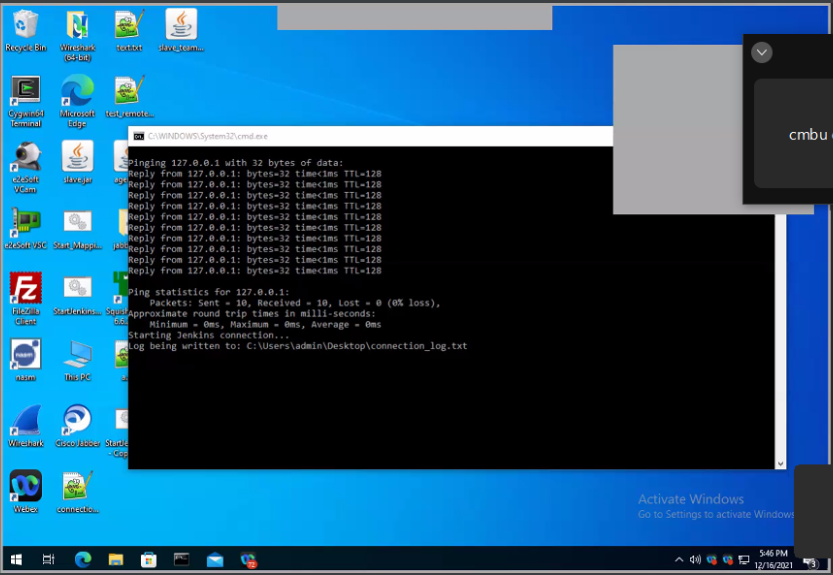
#> input picture pic-diff/master-modify.png, 833 x 575 px
$ python cv2C.py
#> lines starting #> are read from the running program, lines starting #| are printed output that depends on the picture; after the words box and inside, x2 and y2 are one past the last pixel; in counts of white or black regions, pixels touching at a corner belong together; long printed decimals are rounded
import cv2
import numpy as np
from PIL import Image
import requests
from io import BytesIO
import matplotlib

matplotlib.use('TkAgg')
import matplotlib.pyplot as plt


def aHash(img):
    # 均值哈希算法
    # 缩放为8*8
    img = cv2.resize(img, (8, 8))
    # 转换为灰度图
    gray = cv2.cvtColor(img, cv2.COLOR_BGR2GRAY)
    # s为像素和初值为0，hash_str为hash值初值为''
    s = 0
    hash_str = ''
    # 遍历累加求像素和
    for i in range(8):
        for j in range(8):
            s = s + gray[i, j]
    # 求平均灰度
    avg = s / 64
    # 灰度大于平均值为1相反为0生成图片的hash值
    for i in range(8):
        for j in range(8):
            if gray[i, j] > avg:
                hash_str = hash_str + '1'
            else:
                hash_str = hash_str + '0'
    return hash_str


def dHash(img):
    # 差值哈希算法
    # 缩放8*8
    img = cv2.resize(img, (9, 8))
    # 转换灰度图
    gray = cv2.cvtColor(img, cv2.COLOR_BGR2GRAY)
    hash_str = ''
    # 每行前一个像素大于后一个像素为1，相反为0，生成哈希
    for i in range(8):
        for j in range(8):
            if gray[i, j] > gray[i, j + 1]:
                hash_str = hash_str + '1'
            else:
                hash_str = hash_str + '0'
    return hash_str


def pHash(img):
    # 感知哈希算法
    # 缩放32*32
    img = cv2.resize(img, (32, 32))  # , interpolation=cv2.INTER_CUBIC

    # 转换为灰度图
    gray = cv2.cvtColor(img, cv2.COLOR_BGR2GRAY)
    # 将灰度图转为浮点型，再进行dct变换
    dct = cv2.dct(np.float32(gray))
    # opencv实现的掩码操作
    dct_roi = dct[0:8, 0:8]

    hash = []
    avreage = np.mean(dct_roi)
    for i in range(dct_roi.shape[0]):
        for j in range(dct_roi.shape[1]):
            if dct_roi[i, j] > avreage:
                hash.append(1)
            else:
                hash.append(0)
    return hash


def calculate(image1, image2):
    # 灰度直方图算法
    # 计算单通道的直方图的相似值
    hist1 = cv2.calcHist([image1], [0], None, [256], [0.0, 255.0])
    hist2 = cv2.calcHist([image2], [0], None, [256], [0.0, 255.0])
    # 计算直方图的重合度
    degree = 0
    for i in range(len(hist1)):
        if hist1[i] != hist2[i]:
            degree = degree + \
                     (1 - abs(hist1[i] - hist2[i]) / max(hist1[i], hist2[i]))
        else:
            degree = degree + 1
    degree = degree / len(hist1)
    return degree


def classify_hist_with_split(image1, image2, size=(256, 256)):
    # RGB每个通道的直方图相似度
    # 将图像resize后，分离为RGB三个通道，再计算每个通道的相似值
    image1 = cv2.resize(image1, size)
    image2 = cv2.resize(image2, size)
    sub_image1 = cv2.split(image1)
    sub_image2 = cv2.split(image2)
    sub_data = 0
    for im1, im2 in zip(sub_image1, sub_image2):
        sub_data += calculate(im1, im2)
    sub_data = sub_data / 3
    return sub_data


def cmpHash(hash1, hash2):
    # Hash值对比
    # 算法中1和0顺序组合起来的即是图片的指纹hash。顺序不固定，但是比较的时候必须是相同的顺序。
    # 对比两幅图的指纹，计算汉明距离，即两个64位的hash值有多少是不一样的，不同的位数越小，图片越相似
    # 汉明距离：一组二进制数据变成另一组数据所需要的步骤，可以衡量两图的差异，汉明距离越小，则相似度越高。汉明距离为0，即两张图片完全一样
    n = 0
    # hash长度不同则返回-1代表传参出错
    if len(hash1) != len(hash2):
        return -1
    # 遍历判断
    for i in range(len(hash1)):
        # 不相等则n计数+1，n最终为相似度
        if hash1[i] != hash2[i]:
            n = n + 1
    return n


def getImageByUrl(url):
    # 根据图片url 获取图片对象
    html = requests.get(url, verify=False)
    image = Image.open(BytesIO(html.content))
    return image


def PILImageToCV():
    # PIL Image转换成OpenCV格式
    path = "/Users/waldenz/Documents/Work/doc/TestImages/t3.png"
    img = Image.open(path)
    plt.subplot(121)
    plt.imshow(img)
    print(isinstance(img, np.ndarray))
    img = cv2.cvtColor(np.asarray(img), cv2.COLOR_RGB2BGR)
    print(isinstance(img, np.ndarray))
    plt.subplot(122)
    plt.imshow(img)
    plt.show()


def CVImageToPIL():
    # OpenCV图片转换为PIL image
    path = "/Users/waldenz/Documents/Work/doc/TestImages/t3.png"
    img = cv2.imread(path)
    # cv2.imshow("OpenCV",img)
    plt.subplot(121)
    plt.imshow(img)

    img2 = Image.fromarray(cv2.cvtColor(img, cv2.COLOR_BGR2RGB))
    plt.subplot(122)
    plt.imshow(img2)
    plt.show()


def bytes_to_cvimage(filebytes):
    # 图片字节流转换为cv image
    image = Image.open(filebytes)
    img = cv2.cvtColor(np.asarray(image), cv2.COLOR_RGB2BGR)
    return img


def runAllImageSimilaryFun(para1, para2):
    # 均值、差值、感知哈希算法三种算法值越小，则越相似,相同图片值为0
    # 三直方图算法和单通道的直方图 0-1之间，值越大，越相似。 相同图片为1

    # t1,t2   14;19;10;  0.70;0.75
    # t1,t3   39 33 18   0.58 0.49
    # s1,s2  7 23 11     0.83 0.86  挺相似的图片
    # c1,c2  11 29 17    0.30 0.31

#> called with para1 = 'master-modify.png', para2 = 'red.png'
    if para1.startswith("http"):
        # 根据链接下载图片，并转换为opencv格式
        img1 = getImageByUrl(para1)
        img1 = cv2.cvtColor(np.asarray(img1), cv2.COLOR_RGB2BGR)

        img2 = getImageByUrl(para2)
        img2 = cv2.cvtColor(np.asarray(img2), cv2.COLOR_RGB2BGR)
    else:
        # 通过imread方法直接读取物理路径
        img1 = cv2.imread(para1)
#> img1 is the input picture: shape (575, 833, 3); mean B, G, R 113.1, 80.4, 32.1
        img2 = cv2.imread(para2)
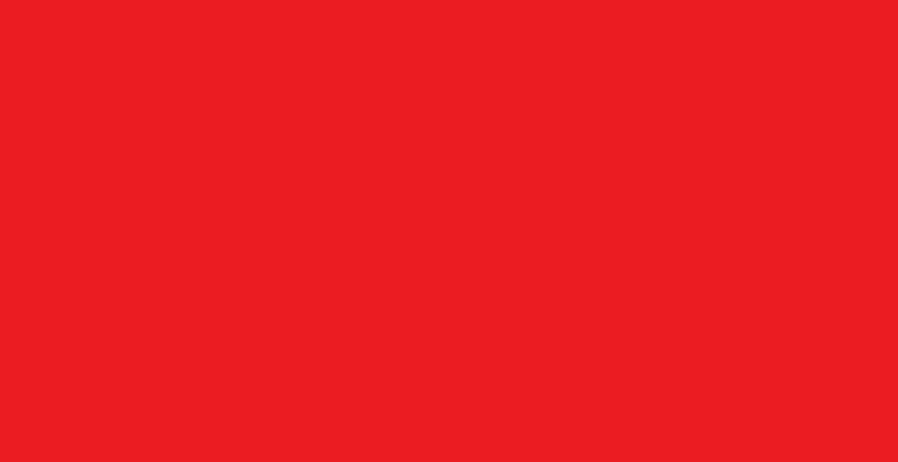
#> input picture pic-diff/red.png, 1795 x 924 px (shown at 1/2 size)
#> img2 is the input picture: shape (924, 1795, 3); mean B, G, R 36, 28, 237

    hash1 = aHash(img1)
#> after the loop in aHash, `for i in range(8):`: s = 4490
#> in aHash, `avg = s / 64`: avg = 70.16
    hash2 = aHash(img2)
    n1 = cmpHash(hash1, hash2)
#> n1 = 31
    print('均值哈希算法相似度aHash：', n1)
#| 均值哈希算法相似度aHash： 31

    hash1 = dHash(img1)
    hash2 = dHash(img2)
    n2 = cmpHash(hash1, hash2)
#> n2 = 34
    print('差值哈希算法相似度dHash：', n2)
#| 差值哈希算法相似度dHash： 34

    hash1 = pHash(img1)
#> in pHash, `gray = cv2.cvtColor(img, cv2.COLOR_BGR2GRAY)`:
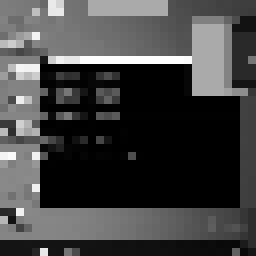
#> gray: shape (32, 32) (shown 8 times larger); min 0, max 254, mean 66.6
#> in pHash, `dct = cv2.dct(np.float32(gray))`:
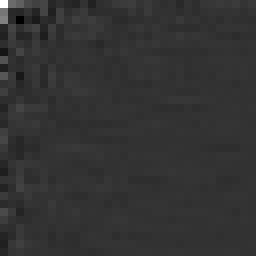
#> dct: shape (32, 32) float32 (shown 8 times larger); min -529.3, max 2131.2, mean 3.6; drawn with min black and max white
#> in pHash, `avreage = np.mean(dct_roi)`: avreage = 58.69
#> hash1 = 64 values, max 1 at index 0, min 0 at index 6, mean 0.328
    hash2 = pHash(img2)
#> in pHash (call 2), `img = cv2.resize(img, (32, 32))`:
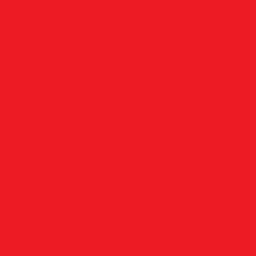
#> img: shape (32, 32, 3) (shown 8 times larger); mean of channels 0, 1, 2 36, 28, 237; drawn as B, G, R
#> in pHash (call 2), `gray = cv2.cvtColor(img, cv2.COLOR_BGR2GRAY)`: gray: shape (32, 32); every value is 91
#> in pHash (call 2), `dct = cv2.dct(np.float32(gray))`:
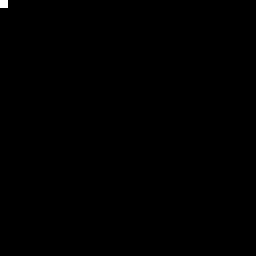
#> dct: shape (32, 32) float32 (shown 8 times larger); values 0 (black) and 2912 (white), 0.1% white in thin lines or dots, all inside (x1, y1, x2, y2) = (0, 0, 1, 1)
#> in pHash (call 2), `avreage = np.mean(dct_roi)`: avreage = 45.5
#> hash2 = 64 values, max 1 at index 0, min 0 at index 1, mean 0.0156
    n3 = cmpHash(hash1, hash2)
#> n3 = 20
    print('感知哈希算法相似度pHash：', n3)
#| 感知哈希算法相似度pHash： 20

    n4 = classify_hist_with_split(img1, img2)
#> in classify_hist_with_split, `image1 = cv2.resize(image1, size)`:
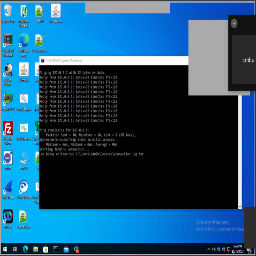
#> image1: shape (256, 256, 3); mean of channels 0, 1, 2 112.7, 80.2, 32; drawn as B, G, R
#> the loop in classify_hist_with_split, `for im1, im2 in zip(sub_image1, sub_image2):` made 3 passes
#> (degree in calculate, sub_data) on passes 1 to 3: ([0.00392], [0.00392]), ([0.00391], [0.00783]), ([0.00391], [0.0117])
#> in classify_hist_with_split, `sub_data = sub_data / 3`: sub_data = [0.00391]
#> n4 = [0.00391]
    print('三直方图算法相似度：', n4)
#| 三直方图算法相似度： [0.003914]

    n5 = calculate(img1, img2)
#> n5 = [0.00391]
    print("单通道的直方图", n5)
#| 单通道的直方图 [0.00391]
    print("%d %d %d %.2f %.2f " % (n1, n2, n3, round(n4[0], 2), n5[0]))
#| 31 34 20 0.00 0.00
    print("%.2f %.2f %.2f %.2f %.2f " % (1 - float(n1 / 64), 1 -
                                         float(n2 / 64), 1 - float(n3 / 64), round(n4[0], 2), n5[0]))
#| 0.52 0.47 0.69 0.00 0.00

    plt.subplot(121)
    plt.imshow(Image.fromarray(cv2.cvtColor(img1, cv2.COLOR_BGR2RGB)))
    plt.subplot(122)
    plt.imshow(Image.fromarray(cv2.cvtColor(img2, cv2.COLOR_BGR2RGB)))
    plt.show()
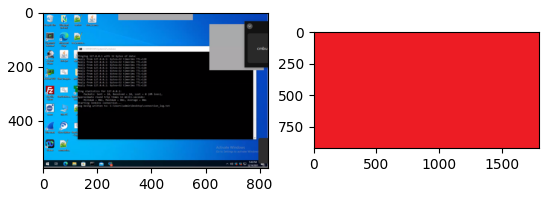
#> figure drawn by matplotlib, 2 panels


if __name__ == "__main__":
    # p1 = "https://ww3.sinaimg.cn/bmiddle/007INInDly1g336j2zziwj30su0g848w.jpg"
    # p2 = "https://ww2.sinaimg.cn/bmiddle/007INInDly1g336j10d32j30vd0hnam6.jpg"
    p1 = 'master-modify.png'
    p2 = 'red.png'
    # p2 = '4.png'
    runAllImageSimilaryFun(p1, p2)
